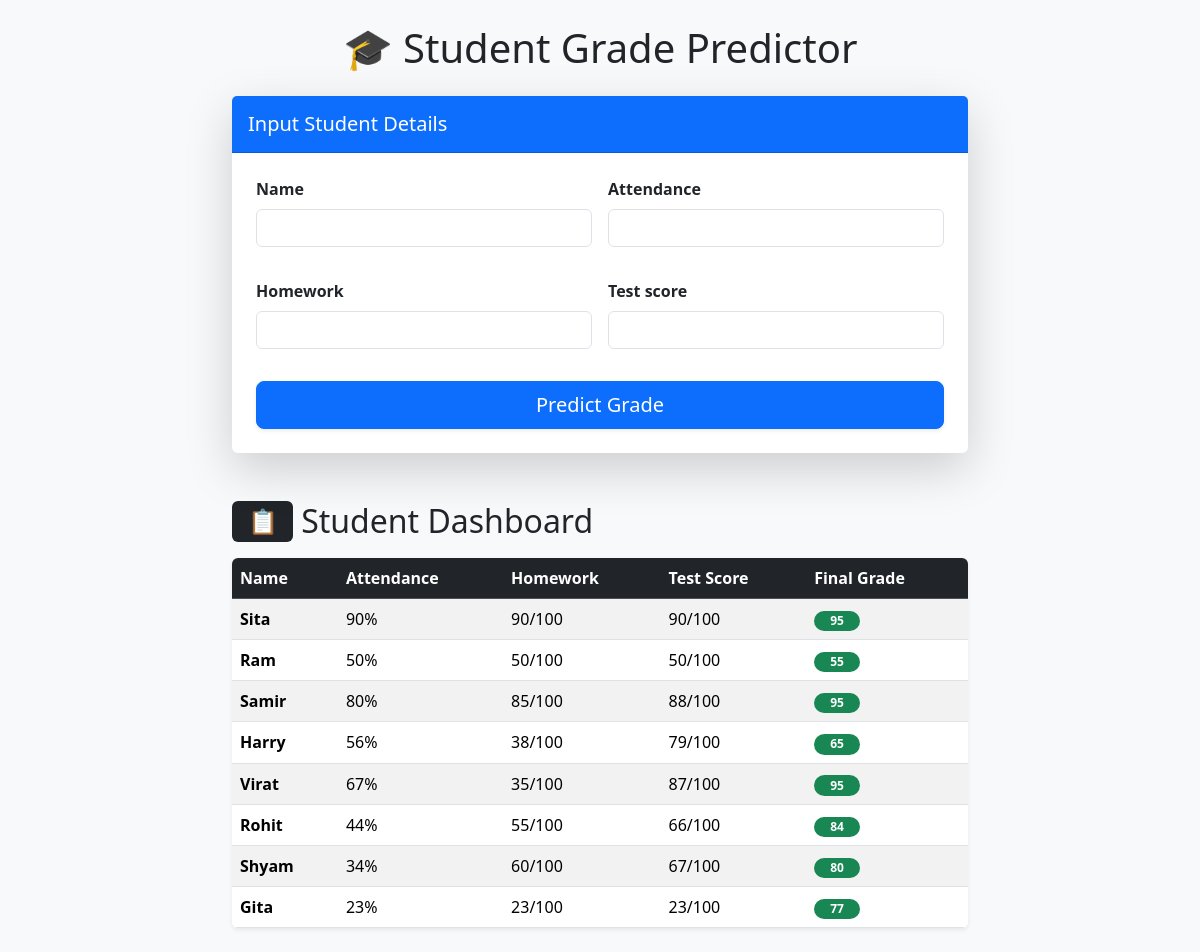
The app's page /, older data.
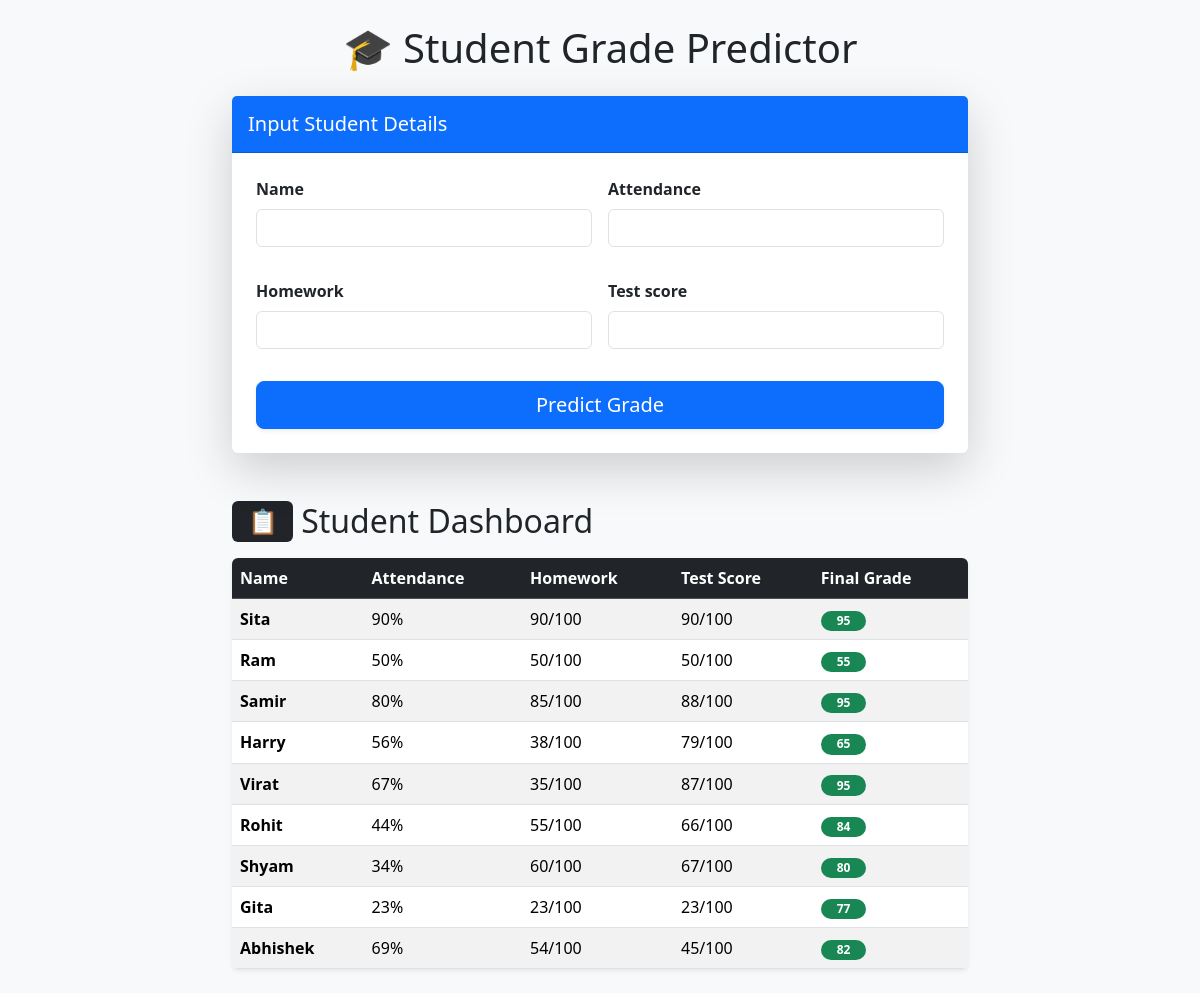
The same page, newer data.
### grades/models.py (models this page shows, shortened)
class StudentGrade(models.Model):
    name = models.CharField(max_length=100)   # student name
    attendance = models.IntegerField()
    homework = models.IntegerField()
    test_score = models.IntegerField()
    final_grade = models.IntegerField()

### grades/views.py (the view)
# urls.py: path('', views.predict_grade, name='predict_grade'),
def predict_grade(request):
    prediction = None
    if request.method == "POST":
        form = StudentInputForm(request.POST)
        if form.is_valid():
            existing_student = StudentGrade.objects.filter(
                name=form.cleaned_data['name'],
                attendance=form.cleaned_data['attendance'],
                homework=form.cleaned_data['homework'],
                test_score=form.cleaned_data['test_score']
            ).first()
            if existing_student:
                prediction = existing_student.final_grade
            else:
                qs = StudentGrade.objects.exclude(final_grade=0).values(
                    "attendance", "homework", "test_score", "final_grade"
                )
                df = pd.DataFrame(list(qs))
                if not df.empty:
                    X = df[["attendance", "homework", "test_score"]]
                    y = df["final_grade"]
                    X_train, X_test, y_train, y_test = train_test_split(X, y, test_size=0.3, random_state=42)
                    model = RandomForestRegressor(n_estimators=100, random_state=42).fit(X_train, y_train)
                    new_student = pd.DataFrame([[
                        form.cleaned_data['attendance'],
                        form.cleaned_data['homework'],
                        form.cleaned_data['test_score']
                    ]], columns=["attendance", "homework", "test_score"])
                    prediction = model.predict(new_student)[0]
                    prediction = max(0, min(100, round(prediction)))  # Cap between 0-100 and round
                    StudentGrade.objects.create(
                        name=form.cleaned_data['name'],
                        attendance=form.cleaned_data['attendance'],
                        homework=form.cleaned_data['homework'],
                        test_score=form.cleaned_data['test_score'],
                        final_grade=prediction
                    )
    else:
        form = StudentInputForm()
    students = StudentGrade.objects.all()
    return render(request, "grades/predict.html", {
        "form": form,
        "prediction": prediction,
        "students": students
    })

### grades/forms.py
class StudentInputForm(forms.Form):
    name = forms.CharField(max_length=100)
    attendance = forms.IntegerField(min_value=0, max_value=100)
    homework = forms.IntegerField(min_value=0, max_value=100)
    test_score = forms.IntegerField(min_value=0, max_value=99)

### grades/templates/grades/predict.html (shortened to what this page needs)
{% extends "grades/base.html" %}
{% block content %}
<div class="row justify-content-center">
    <div class="col-md-8">
        <h1 class="mb-4 text-center">🎓 Student Grade Predictor</h1>
        <div class="card shadow-lg border-0 mb-5">
            <div class="card-header bg-primary text-white py-3">
                <h5 class="card-title mb-0">Input Student Details</h5>
            </div>
            <div class="card-body p-4">
                <form method="post" id="predictionForm" class="row g-3">
                    {% for field in form %}
                    <div class="col-md-6 mb-3">
                        <label for="{{ field.id_for_label }}" class="form-label fw-bold">{{ field.label }}</label>
                        {{ field }}
                    </div>
                    {% endfor %}
                    <div class="col-12 d-grid">
                        <button type="submit" class="btn btn-primary btn-lg shadow-sm">
                            Predict Grade
                        </button>
                    </div>
                </form>
            </div>
        </div>
        <h2 class="mb-3 d-flex align-items-center">
            <span class="badge bg-dark me-2">📋</span> Student Dashboard
        </h2>
        <div class="table-responsive shadow-sm rounded">
            <table class="table table-striped table-hover mb-0">
                <thead class="table-dark">
                    <tr>
                        <th>Name</th>
                        <th>Attendance</th>
                        <th>Homework</th>
                        <th>Test Score</th>
                        <th>Final Grade</th>
                    </tr>
                </thead>
                <tbody>
                    {% for student in students %}
                    <tr>
                        <td class="fw-bold">{{ student.name }}</td>
                        <td>{{ student.attendance }}%</td>
                        <td>{{ student.homework }}/100</td>
                        <td>{{ student.test_score }}/100</td>
                        <td>
                            <span class="badge bg-success rounded-pill px-3">{{ student.final_grade }}</span>
                        </td>
                    </tr>
                    {% empty %}
                    <tr>
                        <td colspan="5" class="text-center text-muted py-4">No student records found.</td>
                    </tr>
                    {% endfor %}
                </tbody>
            </table>
        </div>
    </div>
</div>
{% endblock %}

Row changes from the older to the newer data that the page shows:
added StudentGrade: name "Abhishek", attendance "69", homework "54", test_score "45", final_grade "82"
